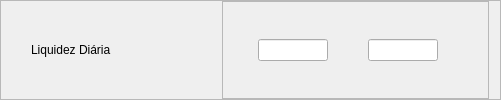
              <widget class="QFrame" name="fLiquidez">
               <property name="frameShape">
                <enum>QFrame::StyledPanel</enum>
               </property>
               <property name="frameShadow">
                <enum>QFrame::Raised</enum>
               </property>
               <layout class="QHBoxLayout" name="horizontalLayout_90">
                <property name="leftMargin">
                 <number>30</number>
                </property>
                <property name="topMargin">
                 <number>0</number>
                </property>
                <property name="bottomMargin">
                 <number>0</number>
                </property>
                <item>
                 <widget class="QLabel" name="label_57">
                  <property name="minimumSize">
                   <size>
                    <width>185</width>
                    <height>0</height>
                   </size>
                  </property>
                  <property name="maximumSize">
                   <size>
                    <width>185</width>
                    <height>150</height>
                   </size>
                  </property>
                  <property name="styleSheet">
                   <string notr="true">font: 14pt &quot;Segoe UI&quot;;</string>
                  </property>
                  <property name="text">
                   <string>Liquidez Diária</string>
                  </property>
                  <property name="alignment">
                   <set>Qt::AlignLeading|Qt::AlignLeft|Qt::AlignVCenter</set>
                  </property>
                 </widget>
                </item>
                <item>
                 <widget class="QFrame" name="frame_72">
                  <property name="frameShape">
                   <enum>QFrame::StyledPanel</enum>
                  </property>
                  <property name="frameShadow">
                   <enum>QFrame::Raised</enum>
                  </property>
                  <layout class="QHBoxLayout" name="horizontalLayout_91">
                   <property name="spacing">
                    <number>0</number>
                   </property>
                   <property name="leftMargin">
                    <number>35</number>
                   </property>
                   <property name="topMargin">
                    <number>0</number>
                   </property>
                   <property name="rightMargin">
                    <number>50</number>
                   </property>
                   <property name="bottomMargin">
                    <number>0</number>
                   </property>
                   <item>
                    <widget class="QLineEdit" name="min_Liquidez">
                     <property name="maximumSize">
                      <size>
                       <width>70</width>
                       <height>16777215</height>
                      </size>
                     </property>
                     <property name="focusPolicy">
                      <enum>Qt::StrongFocus</enum>
                     </property>
                     <property name="alignment">
                      <set>Qt::AlignCenter</set>
                     </property>
                     <property name="placeholderText">
                      <string/>
                     </property>
                    </widget>
                   </item>
                   <item>
                    <spacer name="horizontalSpacer_44">
                     <property name="orientation">
                      <enum>Qt::Horizontal</enum>
                     </property>
                     <property name="sizeType">
                      <enum>QSizePolicy::Expanding</enum>
                     </property>
                     <property name="sizeHint" stdset="0">
                      <size>
                       <width>40</width>
                       <height>20</height>
                      </size>
                     </property>
                    </spacer>
                   </item>
                   <item>
                    <widget class="QLineEdit" name="max_Liquidez">
                     <property name="maximumSize">
                      <size>
                       <width>70</width>
                       <height>16777215</height>
                      </size>
                     </property>
                     <property name="focusPolicy">
                      <enum>Qt::StrongFocus</enum>
                     </property>
                     <property name="alignment">
                      <set>Qt::AlignCenter</set>
                     </property>
                     <property name="placeholderText">
                      <string/>
                     </property>
                    </widget>
                   </item>
                  </layout>
                 </widget>
                </item>
               </layout>
              </widget>
